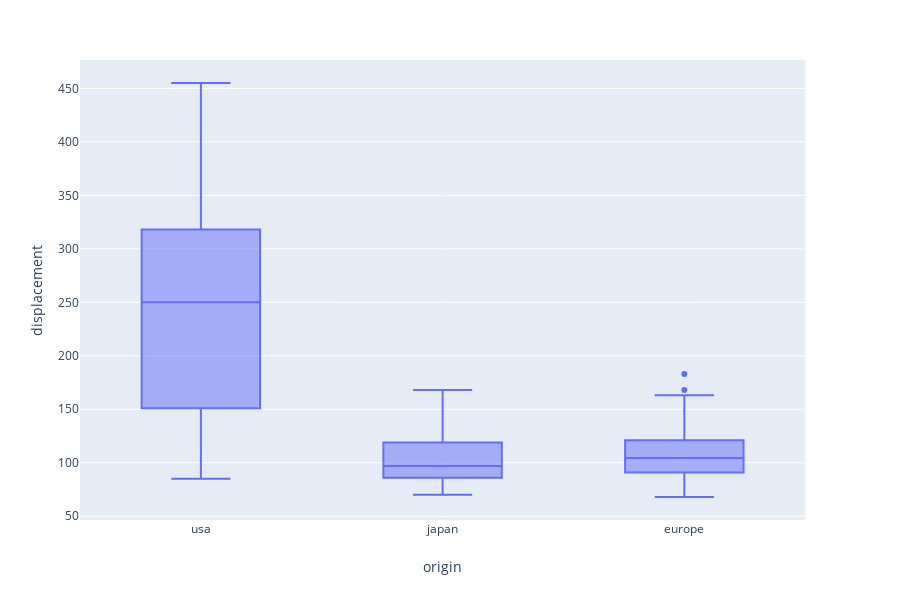

The notebook cell saved with this chart:
### Markdown cell above
# Box Plot

### Code cell
x = df.columns[3]
y = df.columns[2]
f = px.box(df, x='origin', y = y)
f.show()

### Figure 1 — Plotly figure (JSON) as saved in the notebook; plotly's stock layout.template omitted (floating-point values rounded to 4 significant figures; data arrays with more than 128 entries replaced by an {"elided": "..."} marker saying what was removed)
{"data": [{"alignmentgroup": "True", "hoverlabel": {"namelength": 0}, "hovertemplate": "origin=%{x}<br>displacement=%{y}", "legendgroup": "", "marker": {"color": "#636efa"}, "name": "", "notched": false, "offsetgroup": "", "orientation": "v", "showlegend": false, "type": "box", "x": {"elided": "398 str values"}, "x0": " ", "xaxis": "x", "y": {"elided": "398 float values"}, "y0": " ", "yaxis": "y"}], "layout": {"boxmode": "group", "height": 600, "legend": {"tracegroupgap": 0}, "margin": {"t": 60}, "xaxis": {"anchor": "y", "domain": [0, 0.98], "title": {"text": "origin"}}, "yaxis": {"anchor": "x", "domain": [0, 1], "title": {"text": "displacement"}}}}
